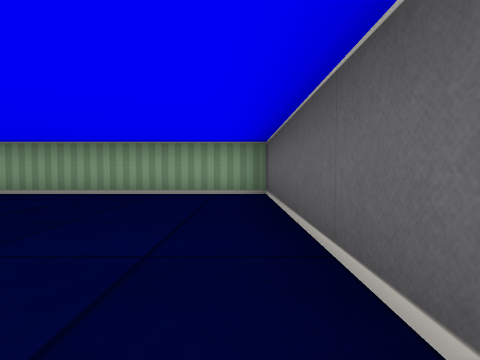
View 1 (above)

24 first-person views from a walk through a cub3D level. The camera is about half as high as the walls, tilts 2° down and sees 80° across. The floor is counted in squares. Each view is taken from the middle of a square. On the plan, view 1 faces up. The plan holds only what a view shows up to about 9 squares ahead; the rest is blank.

View 2
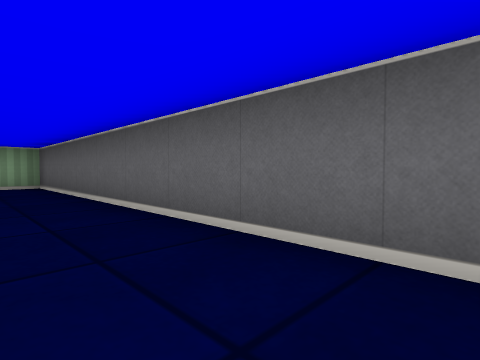

View 3
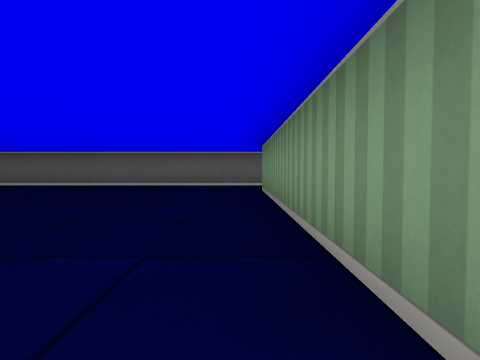

View 4
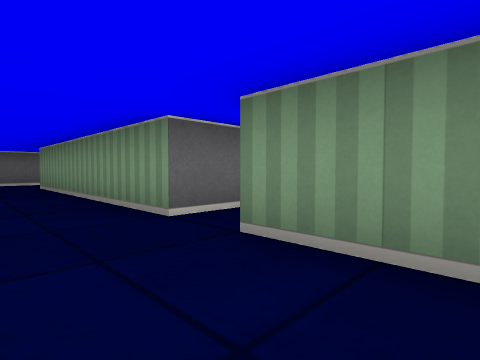

View 5
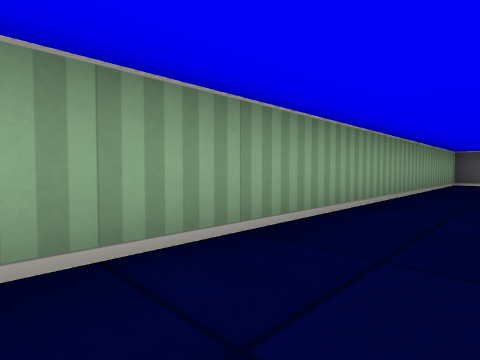

View 6
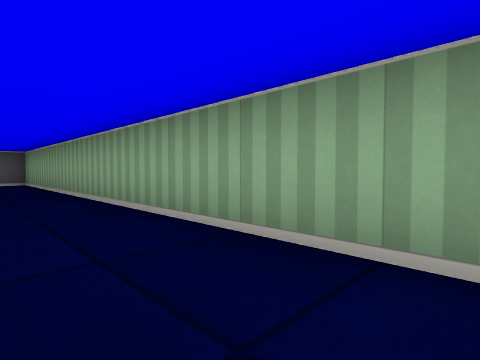

View 7
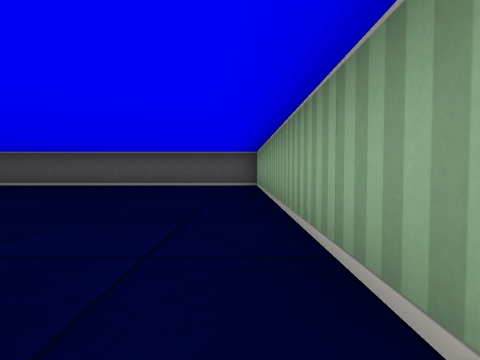

View 8
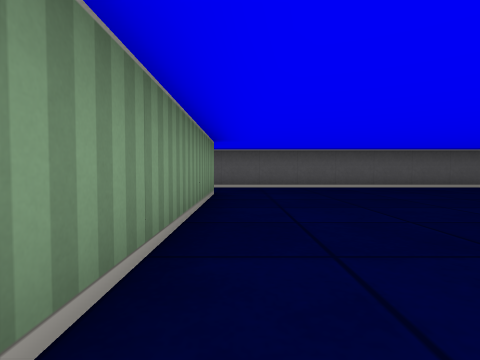

View 9
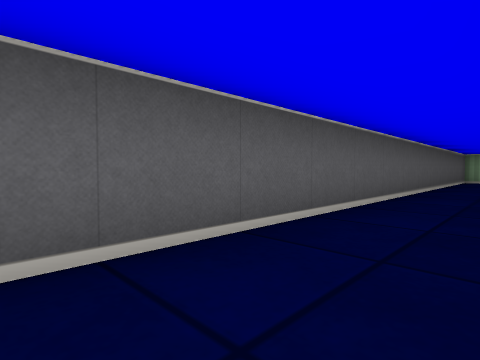

View 10
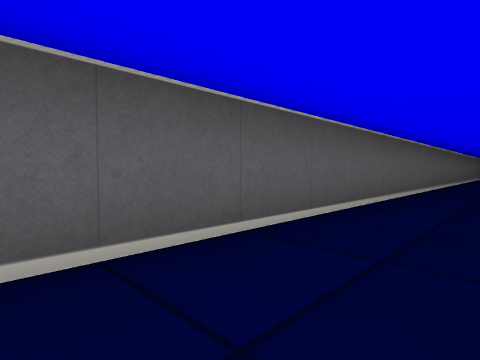

View 11
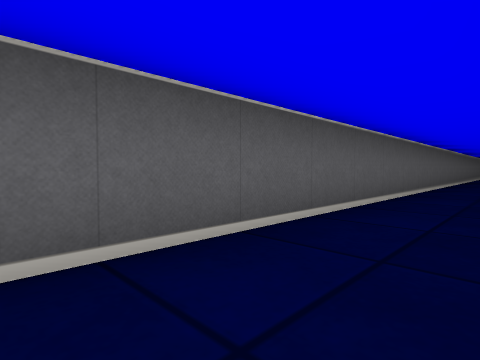

View 12
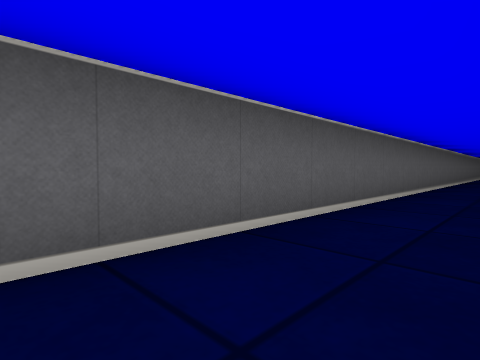

View 13
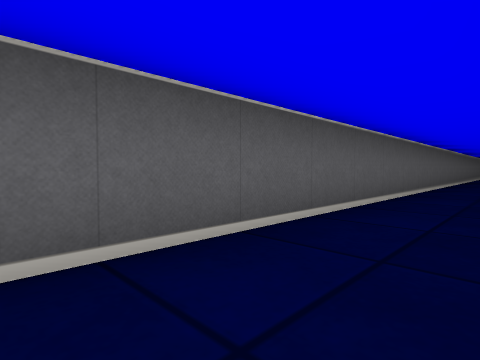

View 14
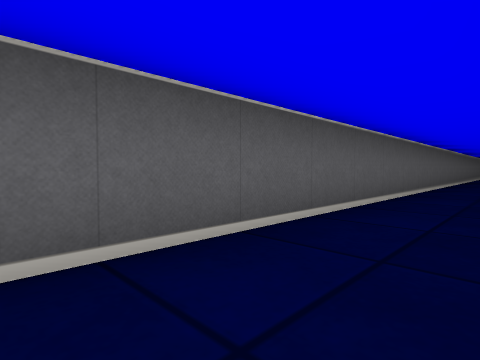

View 15
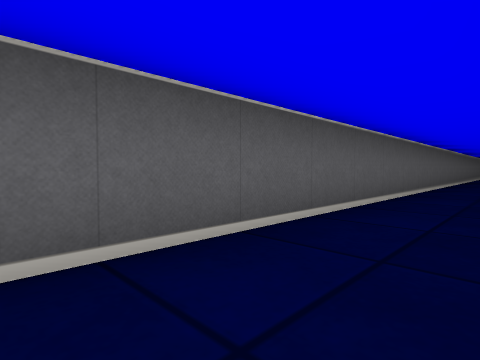

View 16
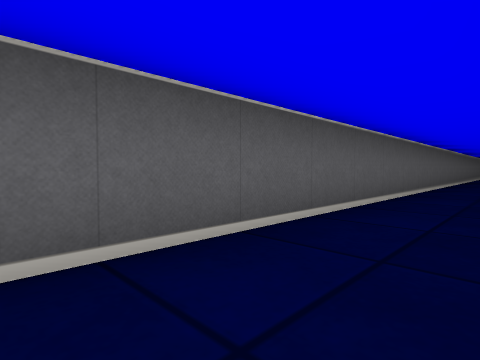

View 17
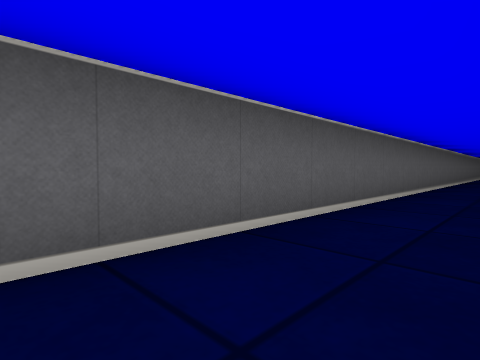

View 18
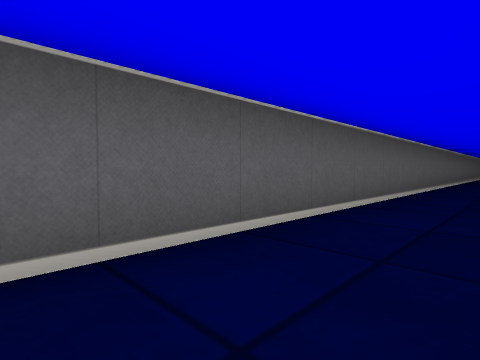

View 19
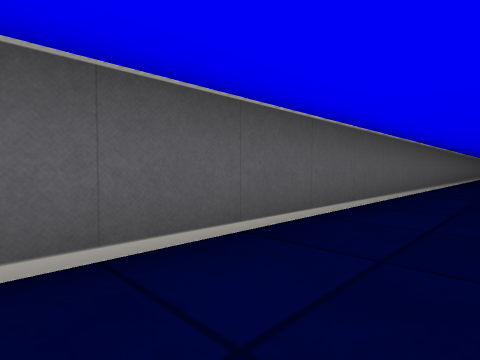

View 20
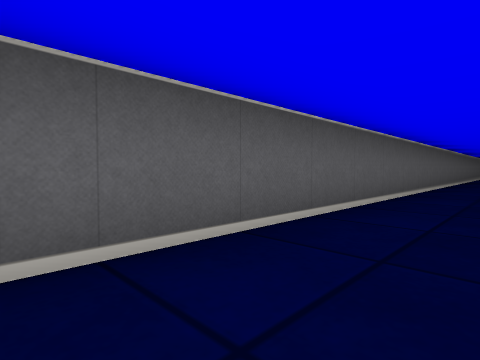

View 21
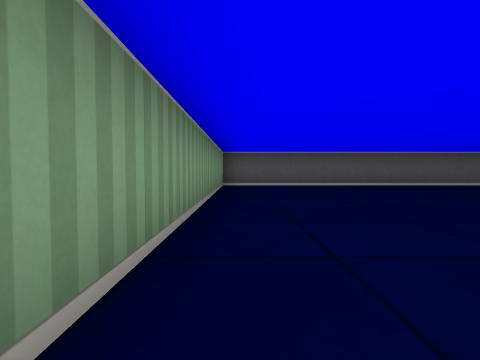

View 22
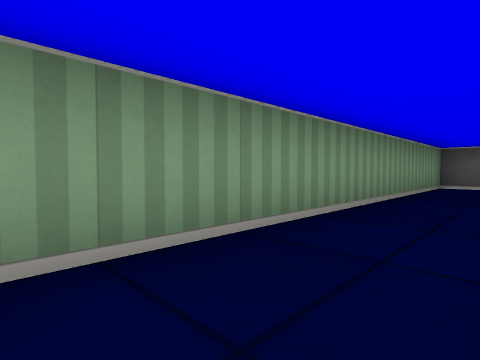

View 23
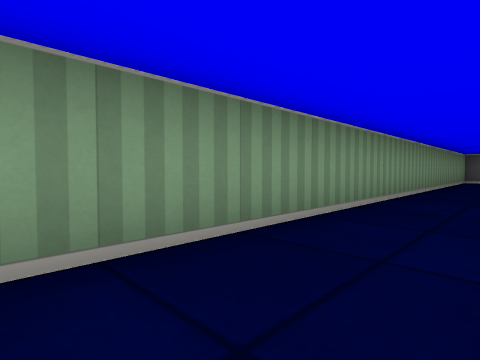

View 24
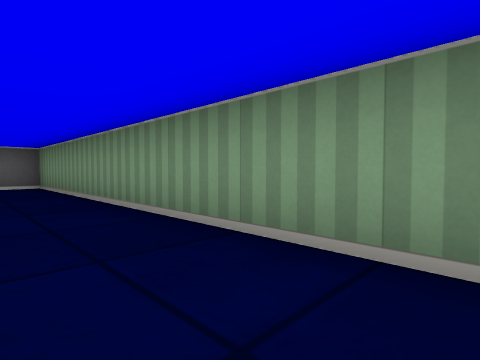

### Floor plan
Points are (right, up) in squares from view 1. A wall is a line through its corners. A room is listed if a view was taken in it or the views show most of it. See-through windows are left out.
Room 1 (views 1, 2, 3, 4, 5, 6, 7, 8, 9, 10, 11, 12, 13, 14, 15, 16, 17)
walls: (-7.5, -4.5) (-7.5, -3.5) (-1.5, -3.5); (-13.4, -3.5) (-8.5, -3.5); (0.5, -3.9) (0.5, 5.5) (-15.5, 5.5) (-15.5, -42.5)
Room 2 (views 18, 19, 20, 21, 22, 23, 24)
walls: (-15.5, -42.5) (-15.5, -51.5) (0.5, -51.5) (0.5, -50.6)

Where each view was taken, in squares from view 1:
view 1: 0 up, 0 right, facing up
view 2: 3 down, 1 left, facing up-right
view 3: 3 down, 8 left, facing right
view 4: 2 down, 10 left, facing down-right
view 5: 4 up, 10 left, facing up-right
view 6: 4 up, 5 left, facing up-left
view 7: 5 up, 7 left, facing left
view 8: 3 down, 8 left, facing left
view 9: 7 down, 14 left, facing up-left
view 10: 11 down, 14 left, facing up-left
view 11: 15 down, 14 left, facing up-left
view 12: 19 down, 14 left, facing up-left
view 13: 23 down, 14 left, facing up-left
view 14: 27 down, 14 left, facing up-left
view 15: 31 down, 14 left, facing up-left
view 16: 35 down, 14 left, facing up-left
view 17: 39 down, 14 left, facing up-left
view 18: 43 down, 14 left, facing up-left
view 19: 47 down, 14 left, facing up-left
view 20: 51 down, 14 left, facing up-left
view 21: 51 down, 7 left, facing left
view 22: 50 down, 7 left, facing down-left
view 23: 50 down, 3 left, facing down-left
view 24: 50 down, 8 left, facing down-right
